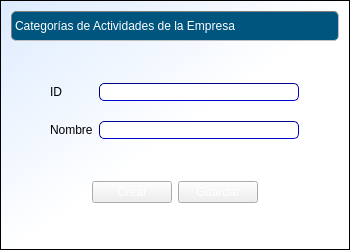
<?xml version="1.0" encoding="UTF-8"?>
<ui version="4.0">
 <class>formularioCategorias</class>
 <widget class="QWidget" name="formularioCategorias">
  <property name="geometry">
   <rect>
    <x>0</x>
    <y>0</y>
    <width>350</width>
    <height>250</height>
   </rect>
  </property>
  <property name="minimumSize">
   <size>
    <width>350</width>
    <height>250</height>
   </size>
  </property>
  <property name="windowTitle">
   <string>formularioCategorias</string>
  </property>
  <property name="styleSheet">
   <string notr="true">QWidget#formularioCategorias{
background:qlineargradient(spread:pad, x1:0, y1:0, x2:1, y2:1, stop:0 rgba(221, 235, 255, 255), stop:0.522727 rgba(255, 255, 255, 255));
border: 1px solid black;
}
.QFrame {
 border: 1px inset gray;
 border-radius: 5px;
 background:  transparent;
}
QLabel#label {/*titulos de pág*/
border: 1px inset gray;
 border-radius: 5px;
font: bold 12pt &quot;Calibri&quot;;
background:rgb(0, 85, 127);
color:white;
qproperty-alignment: AlignCenter
}
QLabel#label_11 {/*foto*/
border: 1px inset gray;
qproperty-alignment: AlignCenter
}
QLabel{
border: 0px;
font: 11pt &quot;Arial&quot;;
background: transparent;
}
.QPushButton {
background: qlineargradient(
  x1:0, y1:0, x2:0, y2:1,
  stop:0 #68778e,
  stop: 0.4 #5c637d
  stop: 0.5 #717990,
  stop:1 #bec1d2
 );
 color: white;
}
QLineEdit {
     border: 1px inset darkblue;
     border-radius: 5px;
     background:white;
     selection-background-color: darkgray;
 }</string>
  </property>
  <layout class="QVBoxLayout" name="verticalLayout">
   <item>
    <widget class="QLabel" name="label">
     <property name="minimumSize">
      <size>
       <width>0</width>
       <height>30</height>
      </size>
     </property>
     <property name="text">
      <string>Categorías de Actividades de la Empresa</string>
     </property>
    </widget>
   </item>
   <item>
    <spacer name="verticalSpacer">
     <property name="orientation">
      <enum>Qt::Vertical</enum>
     </property>
     <property name="sizeHint" stdset="0">
      <size>
       <width>20</width>
       <height>40</height>
      </size>
     </property>
    </spacer>
   </item>
   <item>
    <layout class="QHBoxLayout" name="horizontalLayout_2">
     <item>
      <spacer name="horizontalSpacer">
       <property name="orientation">
        <enum>Qt::Horizontal</enum>
       </property>
       <property name="sizeHint" stdset="0">
        <size>
         <width>40</width>
         <height>20</height>
        </size>
       </property>
      </spacer>
     </item>
     <item>
      <layout class="QFormLayout" name="formLayout">
       <property name="verticalSpacing">
        <number>20</number>
       </property>
       <item row="0" column="0">
        <widget class="QLabel" name="label_2">
         <property name="text">
          <string>ID</string>
         </property>
        </widget>
       </item>
       <item row="1" column="0">
        <widget class="QLabel" name="label_3">
         <property name="text">
          <string>Nombre</string>
         </property>
        </widget>
       </item>
       <item row="0" column="1">
        <widget class="QLineEdit" name="lineEdit">
         <property name="enabled">
          <bool>false</bool>
         </property>
         <property name="minimumSize">
          <size>
           <width>200</width>
           <height>0</height>
          </size>
         </property>
        </widget>
       </item>
       <item row="1" column="1">
        <widget class="QLineEdit" name="lineEdit_2"/>
       </item>
      </layout>
     </item>
     <item>
      <spacer name="horizontalSpacer_2">
       <property name="orientation">
        <enum>Qt::Horizontal</enum>
       </property>
       <property name="sizeHint" stdset="0">
        <size>
         <width>40</width>
         <height>20</height>
        </size>
       </property>
      </spacer>
     </item>
    </layout>
   </item>
   <item>
    <spacer name="verticalSpacer_2">
     <property name="orientation">
      <enum>Qt::Vertical</enum>
     </property>
     <property name="sizeHint" stdset="0">
      <size>
       <width>20</width>
       <height>40</height>
      </size>
     </property>
    </spacer>
   </item>
   <item>
    <layout class="QHBoxLayout" name="horizontalLayout">
     <item>
      <spacer name="horizontalSpacer_3">
       <property name="orientation">
        <enum>Qt::Horizontal</enum>
       </property>
       <property name="sizeHint" stdset="0">
        <size>
         <width>40</width>
         <height>20</height>
        </size>
       </property>
      </spacer>
     </item>
     <item>
      <widget class="QPushButton" name="pushButton">
       <property name="text">
        <string>Crear</string>
       </property>
      </widget>
     </item>
     <item>
      <widget class="QPushButton" name="pushButton_2">
       <property name="text">
        <string>Guardar</string>
       </property>
      </widget>
     </item>
     <item>
      <spacer name="horizontalSpacer_4">
       <property name="orientation">
        <enum>Qt::Horizontal</enum>
       </property>
       <property name="sizeHint" stdset="0">
        <size>
         <width>40</width>
         <height>20</height>
        </size>
       </property>
      </spacer>
     </item>
    </layout>
   </item>
   <item>
    <spacer name="verticalSpacer_3">
     <property name="orientation">
      <enum>Qt::Vertical</enum>
     </property>
     <property name="sizeHint" stdset="0">
      <size>
       <width>20</width>
       <height>40</height>
      </size>
     </property>
    </spacer>
   </item>
  </layout>
 </widget>
 <layoutdefault spacing="6" margin="11"/>
 <resources/>
 <connections/>
</ui>
